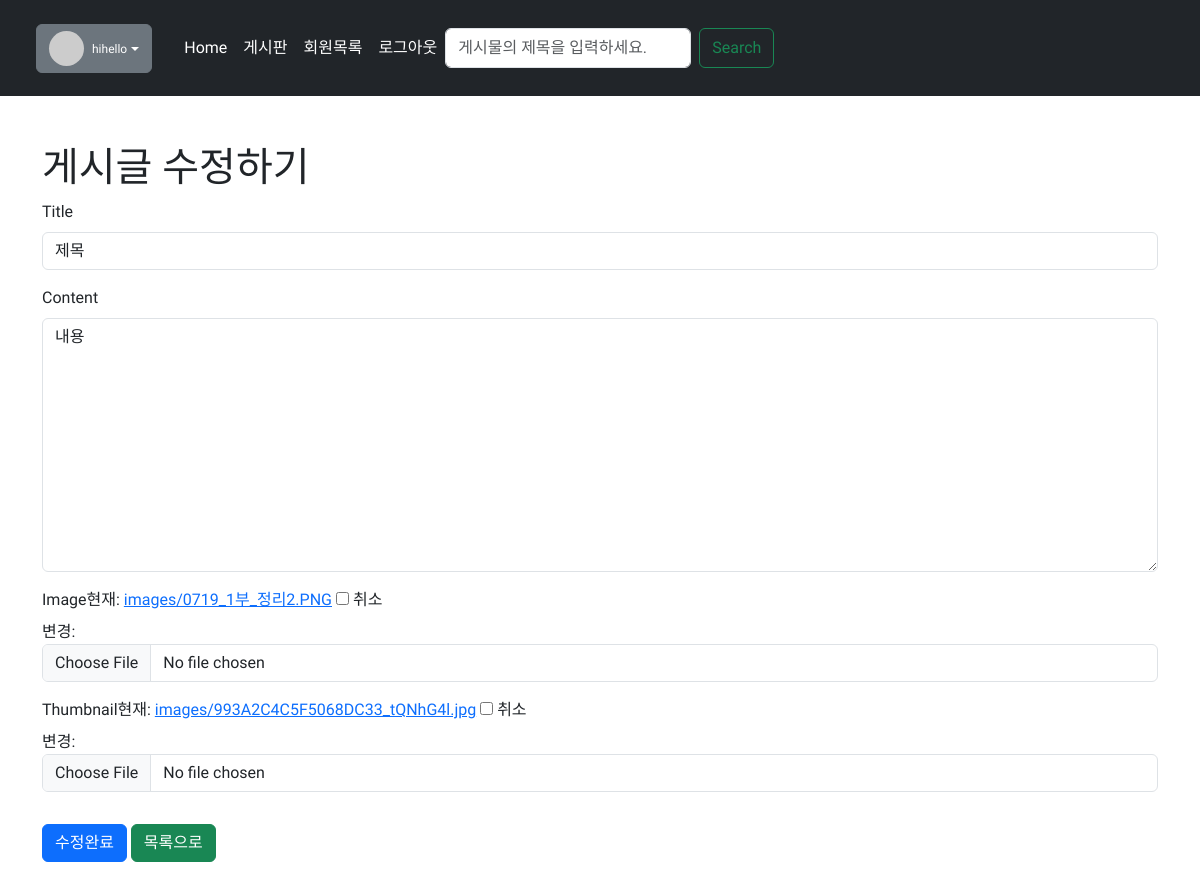
Screenshot of /articles/1/update/ (signed in) with the database file from the repository.
### accounts/models.py (models this page shows, shortened)
class User(AbstractUser):
    profile_image = models.ImageField(upload_to="images/", blank=True)
    followings = models.ManyToManyField(
        "self", symmetrical=False, related_name="followers"
    )

### articles/models.py (models this page shows)
class Article(models.Model):
    title = models.CharField(max_length=20)
    content = models.TextField()
    image = models.ImageField(upload_to="images/", blank=True)
    thumbnail = ProcessedImageField(
        upload_to="images/",
        blank=True,
        processors=[ResizeToFill(1200, 960)],
        format="JPEG",
        options={"quality": 80},
    )
    user = models.ForeignKey(settings.AUTH_USER_MODEL, on_delete=models.CASCADE)
    like_users = models.ManyToManyField(
        settings.AUTH_USER_MODEL, related_name="like_articles"
    )

### articles/views.py (the view)
# urls.py: path("update/", views.update, name="update"),
@login_required
def update(request, pk):
    article = Article.objects.get(pk=pk)
    if request.user == article.user:
        if request.method == "POST":
            article_form = ArticleForm(request.POST, request.FILES, instance=article)
            if article_form.is_valid():
                article_form.save()
                messages.success(request, "글이 수정되었습니다.")
                return redirect("articles:detail", article.pk)
        else:
            article_form = ArticleForm(instance=article)
        context = {"article_form": article_form}
        return render(request, "articles/form.html", context)
    else:
        messages.warning(request, "작성자만 수정할 수 있습니다.")
        return redirect("articles:detail", article.pk)

### articles/forms.py
class ArticleForm(forms.ModelForm):
    class Meta:
        model = Article
        fields = [
            "title",
            "content",
            "image",
            "thumbnail",
        ]

### articles/templates/articles/form.html (shortened to what this page needs)
{% extends 'base.html' %}
{% load django_bootstrap5 %}
{% block body %}
{% if request.resolver_match.url_name == 'create' %}
<h1>글쓰기</h1>
<form action="" method="POST" enctype="multipart/form-data">
    {% csrf_token %}
    {% bootstrap_form article_form %}
    {% bootstrap_button button_type="submit" content="글 작성" %}
    <a class="btn btn-success my-3 float-right" href="{% url 'articles:index' %}">목록으로</a>
</form>
{% else %}
<h1>게시글 수정하기 </h1>
<form action="" method="POST" enctype="multipart/form-data">
    {% bootstrap_form article_form %}
    {% bootstrap_button button_type="submit" content="수정완료" %}
    <a class="btn btn-success my-3 float-right" href="{% url 'articles:index' %}">목록으로</a>
</form>
{% endif %}
{% endblock %}

### pjt/templates/base.html (shortened to what this page needs)
{% load django_bootstrap5 %}
<!DOCTYPE html>
<html lang="ko">
<head>
    <link rel="stylesheet" href="https://cdn.jsdelivr.net/npm/bootstrap-icons@1.9.1/font/bootstrap-icons.css">
    <link href="https://cdn.jsdelivr.net/npm/bootstrap@5.2.2/dist/css/bootstrap.min.css" rel="stylesheet"
>
    {% bootstrap_css %}
</head>
<nav class="navbar navbar-expand-md navbar-dark bg-dark">
    {% if request.user.is_authenticated %}
    <div class="container-fluid">
        <div class="dropdown px-4 py-3" style="height:5rem; z-index:2;">
            <a class="btn btn-secondary start-0 d-flex justify-content-center align-items-center dropdown-toggle"
                href="#" role="button" data-bs-toggle="dropdown" aria-expanded="false">
                {% if request.user.profile_image %}
                <div class="rounded-circle bg-white"
                    style="width:35px; height:35px; background-image:url({{ request.user.profile_image.url }}); background-repeat:no-repeat; background-position:center; background-size:contain;);">
                </div>
                {% else %}
                <div class="rounded-circle"
                    style="width:35px; height:35px; background-image:url('https://dummyimage.com/35x35/000/fff');">
                </div>
                {% endif %}
                <div class="ms-2 text-start">
                    <p class="m-0 text-white" style="font-size:12px;">{{ request.user.username}}</p>
                </div>
            </a>
        </div>
        <div class="collapse navbar-collapse justify-content-start" id="navbarNav">
            <ul class="navbar-nav">
                <li class="nav-item">
                    <a class="nav-link active" aria-current="page" href="/">Home</a>
                </li>
                <li class="nav-item">
                    <a class="nav-link active" aria-current="page" href="{% url 'articles:index' %}">게시판</a>
                </li>
                <li class="nav-item">
                    <a class="nav-link active" aria-current="page" href="{% url 'accounts:index' %}">회원목록</a>
                </li>
                <li class="nav-item">
                    <a class="nav-link active" aria-current="page" href="{% url 'accounts:logout' %}">로그아웃</a>
                </li>
                <form class="d-flex" role="search" action="{% url 'articles:search' %}">
                    <input class="form-control me-2" type="search" placeholder="게시물의 제목을 입력하세요." aria-label="Search"
                        name="search">
                    <button class="btn btn-outline-success" type="submit">Search</button>
                </form>
                    {% endif %}
            </ul>
        </div>
    </div>
</nav>
<body>
    <div class="container my-5">
        {% block body %}
        {% endblock body %}
    </div>
</body>
</html>

### pjt/templates/base.html (style rules this page uses)
* { font-family: 'IBM Plex Sans KR', sans-serif; }

### rows the page displays
User: user.username "hihello"
Article: title "제목", content "내용"
